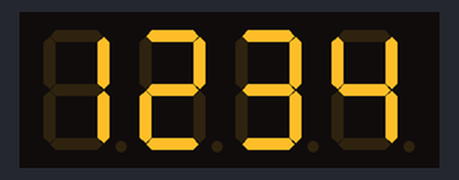
Simulated run of this sketch. Board: Arduino Uno, built with avr-gcc and run on an emulated ATmega328P. Parts: 4-digit seven-segment display.

Above: at 0.1 s.
At 1.1 s:
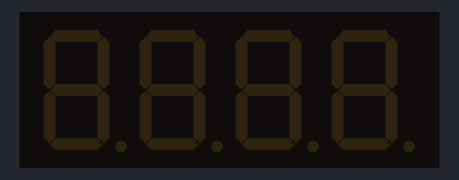
At 1.6 s:
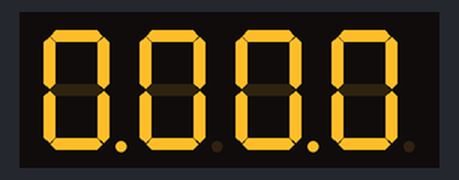

Measured:
- by itself, everything shown: repeats every 2.6 s, in 3 steps
- what the display in image 1 shows lasts 0.6 s, from 1.0 s to 1.6 s
- what the display in image 2 shows lasts 1.0 s, from 1.6 s to 2.6 s

The sketch:

TM1637.ino
```cpp
#include <TM1637Display.h>

// Define the pins connected to the TM1637
#define CLK 8
#define DIO 9

// Create a TM1637 display object
TM1637Display display(CLK, DIO);

void setup() {
  // Set the display brightness (0-7, 7 is brightest)
  display.setBrightness(7);
}

void loop() {
  // Example: Displaying a number
  int number = 1234;
  display.showNumberDec(number);
  delay(1000);

  // Example: Clearing the display
  display.clear();
  delay(500);

  // Example: Displaying custom characters (e.g., colon)
  uint8_t colon[4] = {
    display.encodeDigit(0) | 0b10000000, // Digit 0 with colon
    display.encodeDigit(0),             // Digit 0 without colon
    display.encodeDigit(0) | 0b10000000, // Digit 0 with colon
    display.encodeDigit(0)              // Digit 0 without colon
  };
  display.setSegments(colon);
  delay(1000);
}
```
